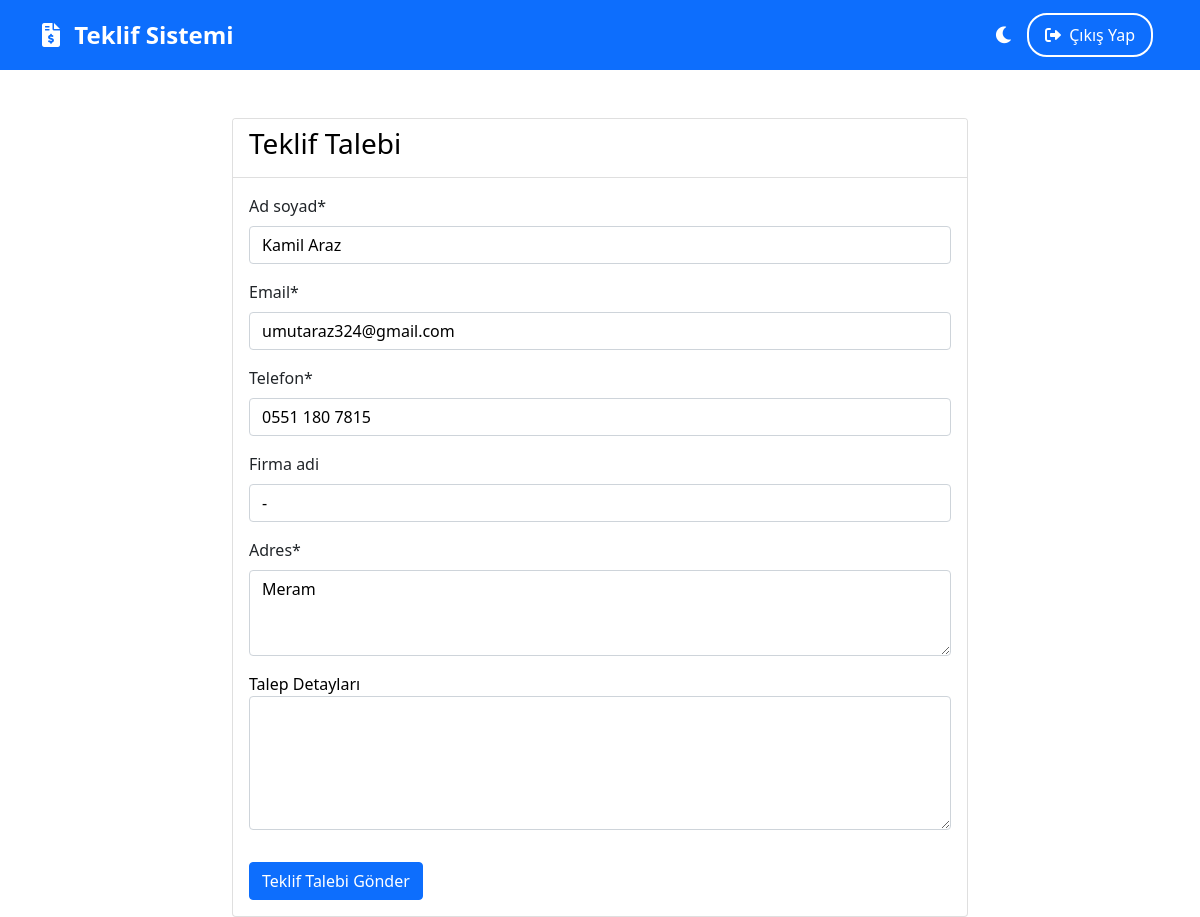
Screenshot of /talep-formu/ (signed in) with the database file from the repository.
### musteri/models.py (models this page shows, shortened)
class Musteri(models.Model):
    user = models.ForeignKey(User, on_delete=models.CASCADE, null=True, blank=True)
    ad_soyad = models.CharField(max_length=100)
    email = models.EmailField(unique=True)
    telefon = models.CharField(max_length=20)
    firma_adi = models.CharField(max_length=100, blank=True)
    adres = models.TextField()
    created_at = models.DateTimeField(auto_now_add=True)
    class Meta:
        verbose_name = 'Müşteri'
        verbose_name_plural = 'Müşteriler'

### musteri/views.py (the view)
# urls.py: path('talep-formu/', musteri_talep_formu, name='musteri_talep_formu'),
def musteri_talep_formu(request):
    if request.method == 'POST':
        form = MusteriTalepFormu(request.POST)
        form.request = request
        try:
            email = request.POST.get('email')
            mevcut_musteri = None
            if request.user.is_authenticated:
                mevcut_musteri = request.user.musteri_set.first()
            if not mevcut_musteri:
                mevcut_musteri = Musteri.objects.filter(email=email).first()
            if mevcut_musteri:
                mevcut_musteri.ad_soyad = request.POST.get('ad_soyad', mevcut_musteri.ad_soyad)
                mevcut_musteri.telefon = request.POST.get('telefon', mevcut_musteri.telefon)
                mevcut_musteri.firma_adi = request.POST.get('firma_adi', mevcut_musteri.firma_adi)
                mevcut_musteri.adres = request.POST.get('adres', mevcut_musteri.adres)
                if request.user.is_authenticated and not mevcut_musteri.user:
                    mevcut_musteri.user = request.user
                mevcut_musteri.save()
                musteri = mevcut_musteri
                messages.info(request, 'Mevcut müşteri bilgileriniz güncellendi.')
            else:
                if form.is_valid():
                    musteri = form.save(commit=False)
                    if request.user.is_authenticated:
                        musteri.user = request.user
                    musteri.save()
                    messages.success(request, 'Müşteri kaydınız oluşturuldu.')
                else:
                    return render(request, 'musteri/talep_formu.html', {'form': form})
            talep_detay = request.POST.get('talep_detay')
            if talep_detay:
                teklif = Teklif.objects.create(
                    musteri=musteri,
                    notlar=talep_detay,
                    toplam_tutar=0,
                    durum='BEKLEMEDE'
                )
                send_teklif_email(teklif)
                from teklifler.utils import send_yeni_teklif_email_firma
                send_yeni_teklif_email_firma(teklif)
                messages.success(request, 'Teklif talebiniz başarıyla alınmıştır.')
            if request.user.is_authenticated:
                return redirect('musteri_paneli')
            return redirect('talep_basarili')
        except Exception as e:
            logger.error(f"Teklif oluşturma hatası: {str(e)}")
            messages.error(request, 'İşlem sırasında bir hata oluştu. Lütfen daha sonra tekrar deneyin.')
            return render(request, 'musteri/talep_formu.html', {'form': form})
    else:
        initial_data = {}
        if request.user.is_authenticated:
            musteri = request.user.musteri_set.first()
            if musteri:
                initial_data = {
                    'ad_soyad': musteri.ad_soyad,
                    'email': musteri.email,
                    'telefon': musteri.telefon,
                    'firma_adi': musteri.firma_adi,
                    'adres': musteri.adres
                }
        form = MusteriTalepFormu(initial=initial_data)
        form.request = request
    return render(request, 'musteri/talep_formu.html', {'form': form})

### musteri/forms.py (shortened to what this page needs)
class MusteriTalepFormu(forms.ModelForm):
    class Meta:
        model = Musteri
        fields = ['ad_soyad', 'email', 'telefon', 'firma_adi', 'adres']
        widgets = {
            'adres': forms.Textarea(attrs={'rows': 3}),
        }

### templates/musteri/talep_formu.html (shortened to what this page needs)
{% extends 'base.html' %}
{% load crispy_forms_tags %}
{% block content %}
<div class="container mt-5">
    <div class="row">
        <div class="col-md-8 offset-md-2">
            <div class="card">
                <div class="card-header">
                    <h3>Teklif Talebi</h3>
                </div>
                <div class="card-body">
                    <form method="post">
                        {{ form|crispy }}
                        <div class="form-group">
                            <label>Talep Detayları</label>
                            <textarea name="talep_detay" class="form-control" rows="5" required></textarea>
                        </div>
                        <button type="submit" class="btn btn-primary mt-3">Teklif Talebi Gönder</button>
                    </form>
                </div>
            </div>
        </div>
    </div>
</div>
{% endblock %}

### templates/base.html (style rules this page uses)
:root[data-theme="light"] { --bg-color: #ffffff; --text-color: #000000; --navbar-bg: #0d6efd; --navbar-text: #ffffff; --card-bg: #ffffff; --card-border: rgba(0,0,0,0.125); --table-text: #000000; --table-bg: #ffffff; --table-border: #dee2e6; --table-hover: rgba(0,0,0,0.075); --input-bg: #ffffff; --input-text: #000000; --input-border: #ced4da; --input-focus: #80bdff; --label-text: #212529; }
body { background-color: var(--bg-color); color: var(--text-color); transition: background-color 0.3s ease, color 0.3s ease; }
.card { background-color: var(--card-bg); border-color: var(--card-border); }
.form-group { margin-bottom: 1rem; }
.form-control { background-color: var(--input-bg); border-color: var(--input-border); color: var(--input-text); }
.form-label { color: var(--label-text); }
.card-header { background-color: var(--card-bg); border-bottom-color: var(--card-border); color: var(--text-color); }

### rows the page displays
Musteri: ad_soyad "Kamil Araz", email "umutaraz324@gmail.com", telefon "0551 180 7815", firma_adi "-", adres "Meram"
